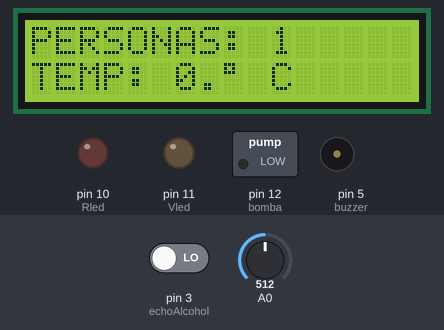
Bench run of a sketch on a simulated Arduino Uno, built with avr-gcc and run on an emulated ATmega328P. On the bench: 16×2 character LCD, switched loads named in the sketch (green lamp = pin HIGH), output pins drawn as LEDs (lit = HIGH), buzzer (waves = sounding). Dashed ring = blinking. The test bench sets the inputs (shaded band); at power-on: A0 = 512, pin 3 (echoAlcohol) LOW. Pins used as bus, display or sensor lines are not drawn; what the sketch prints to the serial monitor is not drawn.

Above: at 6.3 s.
At 17.6 s:
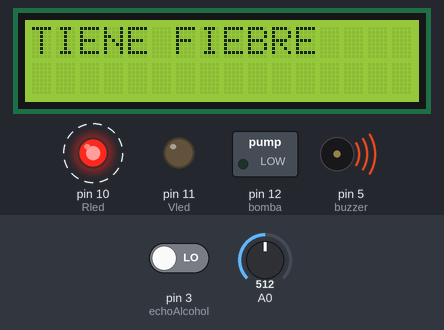
17.7 s: A0 set to 82
At 32.1 s:
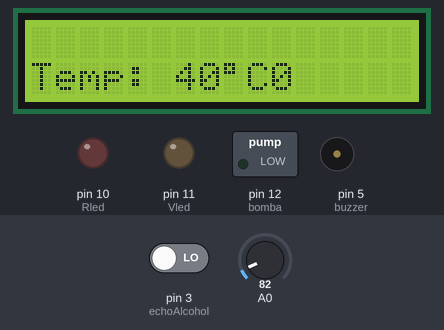
32.9 s: A0 set to 70
At 40.6 s:
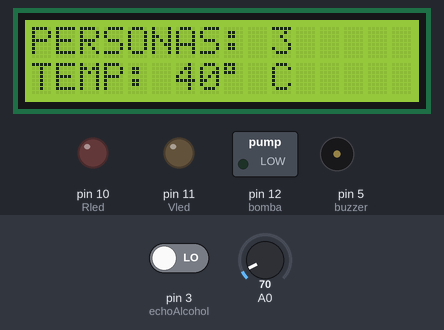
49.0 s: A0 set to 27
At 58.6 s:
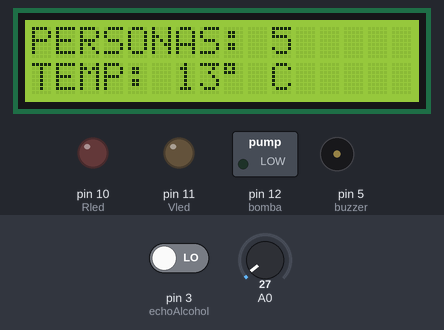
Timing chart, 0 to 60.1 s (numbered marks = the images above; inputs shaded):
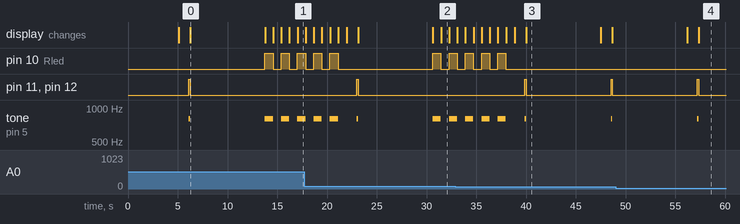

Measured:
- the behaviour switches between 78 and 77 on A0 (found by bisection; images 2 and 3)
- after the input at 32.9 s, pin 10 (Rled): goes on until 38.0 s, then stays LOW
- after the input at 49.0 s, the display: first changes after 7.2 s (image 4 shows a later state)
- by itself, pin 11 (Vled), pin 12 (bomba): alternates HIGH for 0.13 s and LOW for 8.5 s
- what the display in image 0 shows lasts 7.5 s, from 6.3 s to 13.8 s
- what the display in image 2 shows lasts 0.8 s, from 31.5 s to 32.3 s

The sketch:

Codigo_integrador_Final.ino
```cpp
#include <LiquidCrystal_I2C.h> // Libreria que controla el I2C
#include<Wire.h>
LiquidCrystal_I2C lcd(0x27, 16, 2);

int trigAlcohol = 2;
int echoAlcohol = 3;
int buzzer = 5;
int bomba = 12;
int Vled = 11;                          //Definimos las variables que utilizaremos durante el programa
int Rled = 10;
int tiempo;
int cont;
int temperatura;
float distancia;
int sensor;    // variable almacena valor leido de entrada analogica A0
float total;   // valor de la suma de las 5 lecturas de temperatura
float totaltemp;

void setup() {
  Serial.begin(9600);
  pinMode(trigAlcohol, OUTPUT);
  pinMode(echoAlcohol, INPUT);
  pinMode(bomba, OUTPUT);                    //Definimos como salido o entrada los pines que usamos del Arduino
  pinMode(Vled, OUTPUT);
  pinMode(Rled, OUTPUT);
  pinMode(buzzer, OUTPUT);

  lcd.init();
  lcd.backlight();
  lcd.clear();
  lcd.setCursor(3, 0);
  lcd.print("BIENVENIDO");            //Pantalla de Bienvenida que se mostrara por 5 segundos
  lcd.setCursor(2, 1);
  lcd.print("SOY COVIDUINO");
  delay(5000);
  lcd.clear();
  mostrarLcd();


}

void loop() {

  activarAlcohol();
  calcularTemp();
  ActivarAlarma();
  mostrarLcd();
                    //Llamado de funciones principales


}
void activarAlcohol() {                           //Funcion que se encarga de activar la bomba de agua y tirar el alcohol
  digitalWrite(trigAlcohol, HIGH);
  delay(10);
  digitalWrite(trigAlcohol, LOW);                 //Activar sensor de ultrasonido
  tiempo = pulseIn(echoAlcohol, HIGH);
  distancia = tiempo / 58.2;
  Serial.print("distancia");
  Serial.println(distancia);

  if (distancia <= 5) {
    cont++;
    digitalWrite(bomba, HIGH);
    digitalWrite(Vled, HIGH);
    tone(buzzer, 800);
    delay(100);
    mostrarLcd();                               //Si la distancia de la mano es menor a 5cm, activa la bomba, el led verde y el Buzzer por 100 milisegundos
    noTone(buzzer);
    digitalWrite(Vled, LOW);
    digitalWrite(bomba, LOW);
    delay(5000);

  }

  else {
    digitalWrite(bomba, LOW);
    digitalWrite(Vled, LOW);
  }
}

void calcularTemp() {                                                               //Funcion que se encarga de calcular la temperatura
  total = 0;          // valor inicial de SUMA en cero
  for (int i = 0; i < 5; i++) {   // bucle que repite 5 veces
    sensor = analogRead(A0);     // lectura de entrada analogica A0

    temperatura = ((sensor * 5000.0) / 1023) / 10;// lectura de entrada analogica A0
    // de entrada A0 en grados centigrados
    total =  temperatura + total;      // suma de cada lectura de temperatura
    delay(500);         // demora de medio seg. entre lecturas

  }
  totaltemp=total/5;

}

void ActivarAlarma()                          //Funcion que activa una alarma en caso de que supere los 37.5 grados de temperatura corporal
{
  if (totaltemp >= 37.5)
  {
    lcd.clear();

    for (int i = 0; i < 5; i++)
    {
      digitalWrite(Rled, HIGH);
      tone(buzzer, 800);
      lcd.setCursor(0, 0);
      lcd.print("TIENE FIEBRE");
      delay(800);
      lcd.clear();
      digitalWrite(Rled, LOW);
      noTone(buzzer);
      lcd.setCursor(0, 1);
      lcd.print("Temp: ");
      lcd.setCursor(6, 1);
      lcd.print(totaltemp);
      lcd.setCursor(8, 1);
      lcd.print((char)223);
      lcd.setCursor(9, 1);
      lcd.print("C");

      delay(800);
      lcd.clear();
    }
    lcd.clear();
    mostrarLcd();
  }
}
void mostrarLcd()                             //Funcion que se encarga de mostrar informacion por pantalla
{
  lcd.setCursor(0, 0);
  lcd.print("PERSONAS:");
  lcd.setCursor(10, 0);
  lcd.print(cont);
  lcd.setCursor(0, 1);
  lcd.print("TEMP: ");
  lcd.setCursor(6, 1);
  lcd.print(totaltemp);
  lcd.setCursor(8, 1);
  lcd.print((char)223);
  lcd.setCursor(9, 1);
  lcd.print(" C");
}
```
